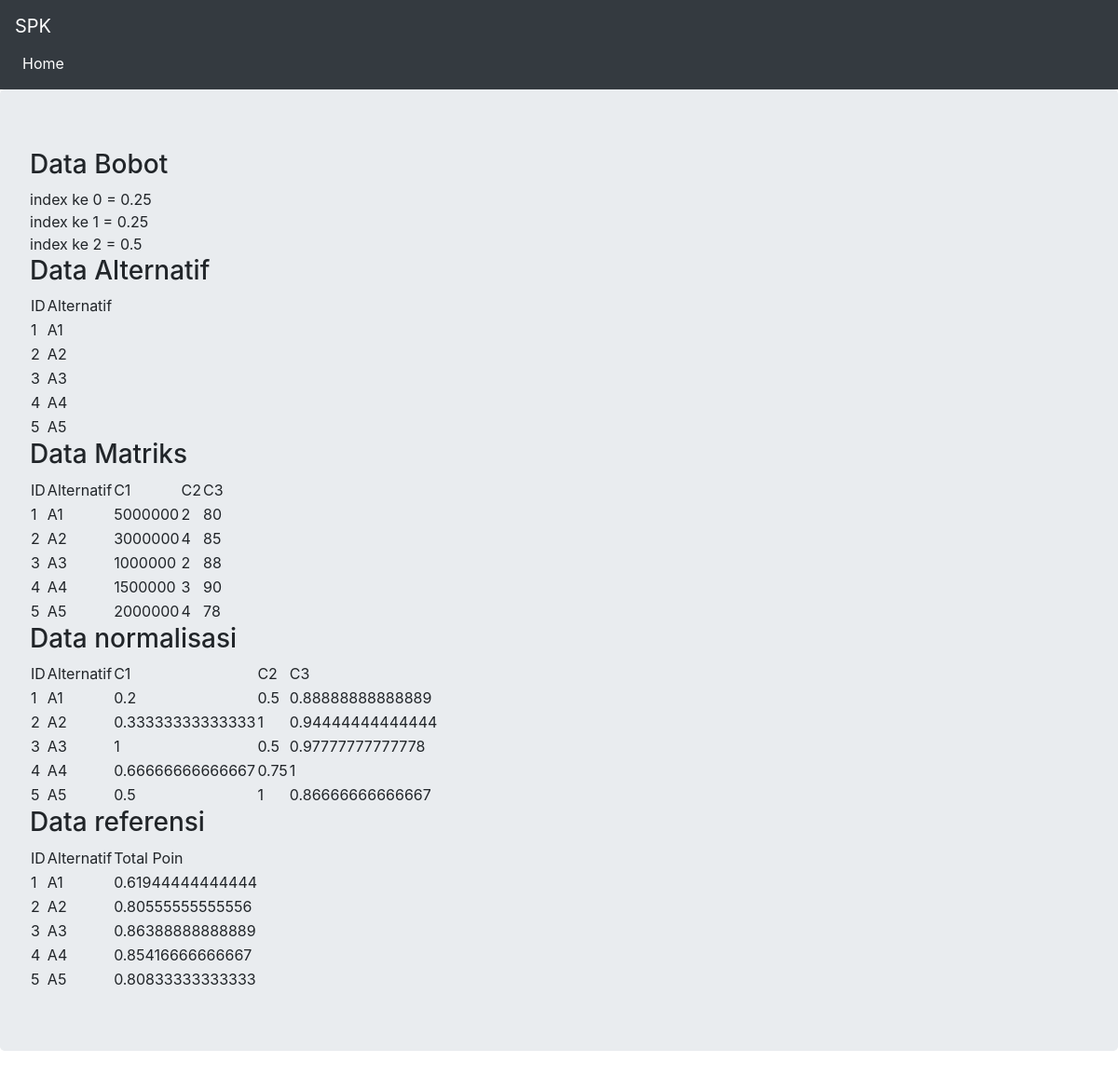
The page / on the database its author committed.
### tables this page shows
CREATE TABLE `tb_alternatif` (
  `id` int(11) NOT NULL,
  `alternatif` varchar(30) NOT NULL,
  `c1` int(11) NOT NULL,
  `c2` int(11) NOT NULL,
  `c3` int(11) NOT NULL
);

### main.php (the view, shortened to what this page needs)
<?php
$server = "localhost";
$username = "root";
$password = "";
$db_name = "spk";
$conn = mysqli_connect($server, $username, $password, $db_name);
$bobot = array(0.25, 0.25, 0.50);
echo "<h3>Data Bobot </h3>";
for($x=0;$x<count($bobot);$x++){
    echo 'index ke ' ,$x, ' = ' ,$bobot[$x],'<br/>';
}
?>
<table>
<thead>
    <tr>
        <td>ID</td>
        <td>Alternatif</td>
    </tr>
    <?php
    echo "<h3>Data Alternatif  </h3>";
    $sql = mysqli_query($conn, 'SELECT id, alternatif from tb_alternatif');
    while($r = mysqli_fetch_array($sql, MYSQLI_ASSOC)){
        ?>
        <tbody>
        <tr>
            <td><?php echo $r['id']?> </td>
            <td><?php echo $r['alternatif']?></td>
        </tr>
        </tbody>
        <?php
    }
    ?>
    </thead>
</table>
<table>
    <tr>
        <td>ID</td>
        <td>Alternatif</td>
        <td>C1</td>
        <td>C2</td>
        <td>C3</td>
    </tr>
    <?php
    echo "<h3>Data Matriks  </h3>";
    $sql1 = mysqli_query($conn, 'SELECT * from tb_alternatif');
    while($r1 = mysqli_fetch_array($sql1, MYSQLI_ASSOC)){
        ?>
        <tr>
            <td><?php echo $r1['id']?> </td>
            <td><?php echo $r1['alternatif']?></td>
            <td><?php echo $r1['c1']?> </td>
            <td><?php echo $r1['c2']?> </td>
            <td><?php echo $r1['c3']?> </td>
        </tr>
        <?php
    }
    ?>
</table>
 <table>
    <tr>
        <td>ID</td>
        <td>Alternatif</td>
        <td>C1</td>
        <td>C2</td>
        <td>C3</td>
    </tr>
    <?php
    echo "<h3>Data normalisasi  </h3>";
    $atribut = mysqli_query($conn, 'SELECT min(c1)as min1, max(c2) as max1, max(c3)as max2 FROM tb_alternatif');
    $atr = mysqli_fetch_array($atribut);
    $sql2 = mysqli_query($conn, 'SELECT * from tb_alternatif');
    while($r2 = mysqli_fetch_array($sql2, MYSQLI_ASSOC)){
        ?>
        <tr>
            <td><?php echo $r2['id']?> </td>
            <td><?php echo $r2['alternatif']?></td>
            <td><?php echo ($atr['min1']/$r2['c1'])?> </td>
            <td><?php echo ($r2['c2']/$atr['max1']) ?> </td>
            <td><?php echo ($r2['c3']/$atr['max2'])?> </td>
        </tr>
        <?php
    }
    ?>
</table>
<table>
    <tr>
        <td>ID</td>
        <td>Alternatif</td>
        <td>Total Poin</td>
    </tr>
    <?php
    echo "<h3>Data referensi  </h3>";
    $atribut1 = mysqli_query($conn, 'SELECT min(c1)as min1, max(c2) as max1, max(c3)as max2 FROM tb_alternatif');
    $atr1 = mysqli_fetch_array($atribut1);
    $sql3= mysqli_query($conn, 'SELECT * from tb_alternatif');
    while($r3 = mysqli_fetch_array($sql3, MYSQLI_ASSOC)){
        $poin = ((($atr1['min1']/$r3['c1'])*$bobot[0])+(($r3['c2']/$atr1['max1'])*$bobot[1])+(($r3['c3']/$atr1['max2'])*$bobot[2]));
        ?>
        <tr>
            <td><?php echo $r3['id']?> </td>
            <td><?php echo $r3['alternatif']?></td>
            <td><?php echo $poin;?></td>
        </tr>
        <?php
    }
    ?>
</table>

### index.php (shortened to what this page needs)
<!DOCTYPE html>
<html lang="en">
<head>
    <link rel="stylesheet" href="https://stackpath.bootstrapcdn.com/bootstrap/4.4.1/css/bootstrap.min.css">
</head>
<body>
    <nav class="navbar navbar-expand-lg navbar-dark bg-dark">
    <div clas="container">
    <a class="navbar-brand" href="#">SPK</a>
    <div class="collapse navbar-collapse" id="navbarNavAltMarkup">
        <div class="navbar-nav">
        <a class="nav-item nav-link active" href="#">Home <span class="sr-only">(current)</span></a>
        </div>
    </div>
    </div>
    </nav>
    <div clas="container">
    <div class="jumbotron">
  <?php
    include 'main.php';
    ?>
</div>
    </div>
</body>
</html>

### rows shown on the page
tb_alternatif: id "1", alternatif "A1", c1 "5000000", c2 "2", c3 "80", c1 "0.2", max1 "0.5", max2 "0.88888888888889", poin "0.61944444444444"
tb_alternatif: id "2", alternatif "A2", c1 "3000000", c2 "4", c3 "85", c1 "0.33333333333333", max1 "1", max2 "0.94444444444444", poin "0.80555555555556"
tb_alternatif: id "3", alternatif "A3", c1 "1000000", c2 "2", c3 "88", c1 "1", max1 "0.5", max2 "0.97777777777778", poin "0.86388888888889"
tb_alternatif: id "4", alternatif "A4", c1 "1500000", c2 "3", c3 "90", c1 "0.66666666666667", max1 "0.75", max2 "1", poin "0.85416666666667"
tb_alternatif: id "5", alternatif "A5", c1 "2000000", c2 "4", c3 "78", c1 "0.5", max1 "1", max2 "0.86666666666667", poin "0.80833333333333"

### other values the page prints
$bobot[$x] "0.25"
$bobot[$x] "0.5"
